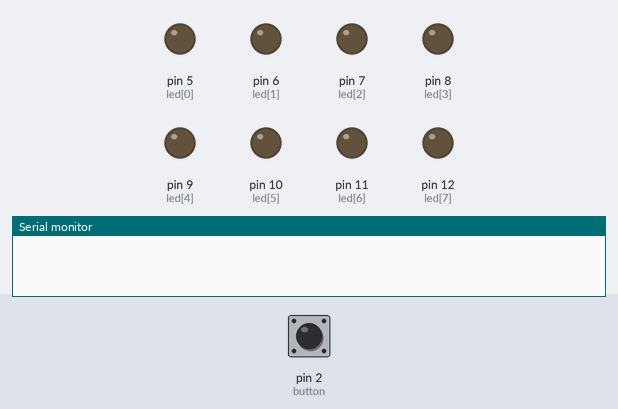
Simulated run of this sketch. Board: Arduino Uno, built with avr-gcc and run on an emulated ATmega328P. Parts: output pins drawn as LEDs (lit = HIGH), the last lines printed to the serial monitor. Dashed ring = blinking. The inputs (shaded band) are chosen by the test bench; at power-on: pin 2 (button) LOW.

Above: at 1.2 s.
1.3 s: pin 2 (button) pulled HIGH for 0.15 s
At 2.05 s:
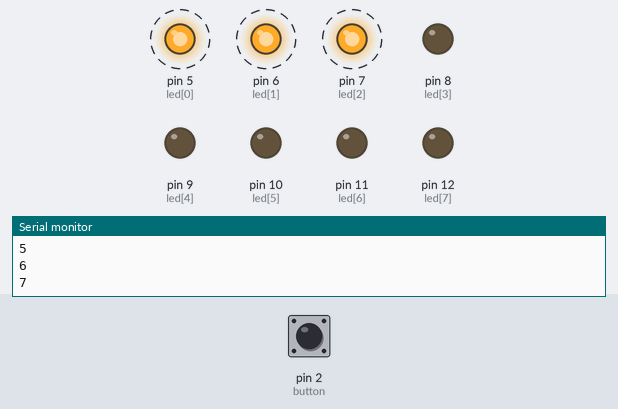
4.3 s: pin 2 (button) pulled HIGH for 1 s
At 4.3 s:
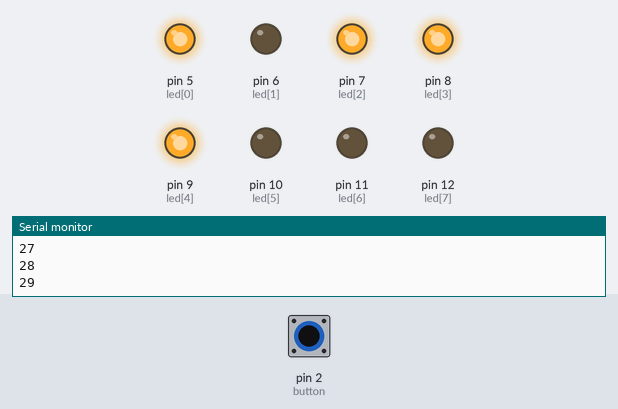
6.8 s: pin 2 (button) pulled HIGH for 0.15 s
At 8.55 s:
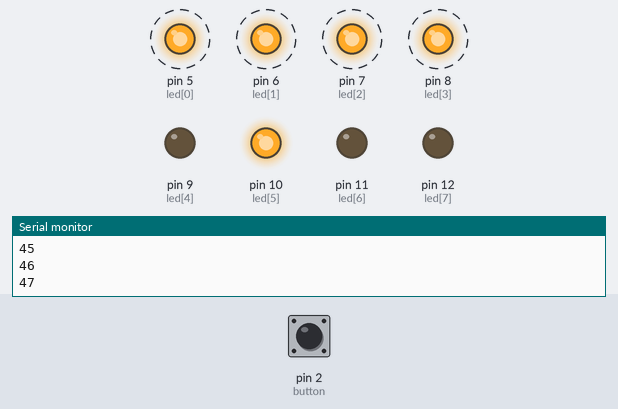
9.8 s: pin 2 (button) pulled HIGH for 3.2 s
At 9.8 s:
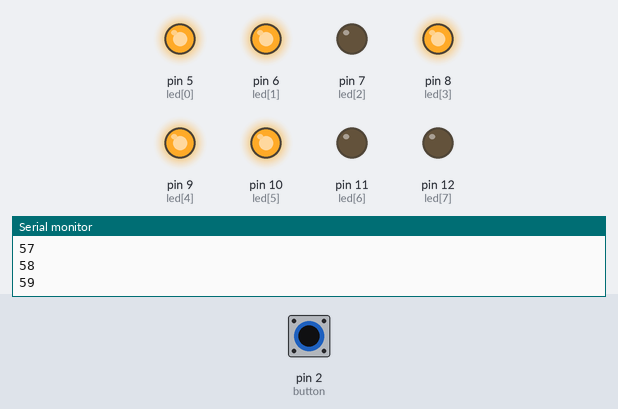
14.5 s: pin 2 (button) pulled HIGH for 0.15 s
At 16.45 s:
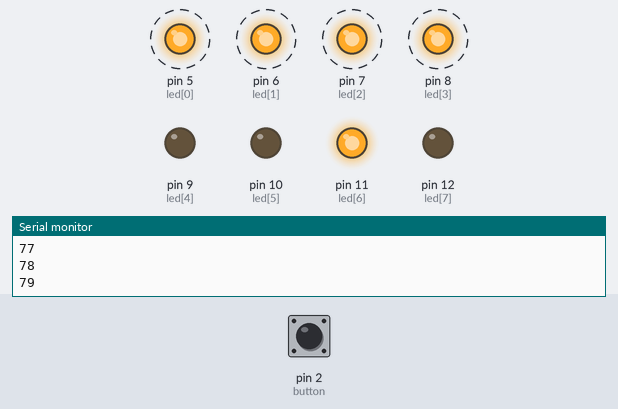
Timing chart, 0 to 29.1 s (numbered marks = the images above; inputs shaded):
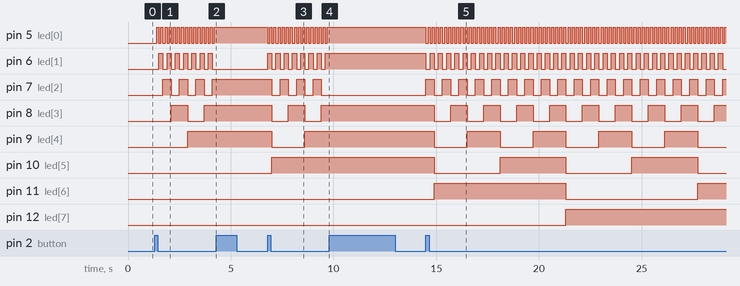

The sketch:

Exercise2_2.ino
```cpp
int led[] = {5,6,7,8,9,10,11,12};
int button = 2;
long strt, stp;
int i;
int k =0;//iterator
int wait = 50;

int state = LOW;
int reading;
int previous = HIGH;

long time = 0;
long debounce = 200;

void setup() {
  Serial.begin(9600);
  {
  for(i=0; i<8; i++){
    pinMode(led[i],OUTPUT);
  }
  pinMode(button, INPUT);
}
}

void loop() {
  //strt = millis();
  reading = digitalRead(button);
  if(reading == HIGH && previous == LOW && (millis() - time) > debounce) {
    if(state == HIGH){
      state = LOW;
    }else{
      state = HIGH;
    }
    time = millis();
  }
  if(state == HIGH){
    showBinary(k);
    delay(100);
    k++;
  }
  previous = reading;
  if(k==256){
    stp = millis();
    Serial.print("Time it took to iterate: ");
    Serial.println(stp - strt);
    delay(5000);
    k = 0;
  }
}

void showBinary(int n){
  Serial.println(n);
 for(int j=0; j<8;j++){
   if (n%2){
     digitalWrite(led[j],HIGH);
   }else{
      digitalWrite(led[j],LOW);
   }
    n=n/2;
  }
}
```

Measured:
- after the input at 1.3 s, pin 5 (led[0]): alternates HIGH for 0.10 s and LOW for 0.10 s, starting after 0.10 s; pin 6 (led[1]): alternates HIGH for 0.20 s and LOW for 0.20 s, starting after 0.20 s
- after the input at 4.3 s, pin 5 (led[0]), pin 7 (led[2]): stops changing and stays HIGH; pin 6 (led[1]): stops changing and stays LOW; pin 8 (led[3]), pin 9 (led[4]): stays HIGH (without the input it goes to LOW after 0.21 s); pin 10 (led[5]): stays LOW (without the input it goes to HIGH after 0.21 s)
- after the input at 6.8 s, pin 5 (led[0]): alternates HIGH for 0.10 s and LOW for 0.10 s, starting at once; pin 6 (led[1]): alternates HIGH for 0.20 s and LOW for 0.20 s, starting at once
- after the input at 9.8 s, pin 5 (led[0]), pin 6 (led[1]), pin 8 (led[3]): stops changing and stays HIGH; pin 7 (led[2]): stops changing and stays LOW; pin 9 (led[4]), pin 10 (led[5]): stays HIGH (without the input it goes to LOW after 0.41 s); pin 11 (led[6]): stays LOW (without the input it goes to HIGH after 0.41 s)
- after the input at 14.5 s, pin 5 (led[0]): alternates HIGH for 0.10 s and LOW for 0.10 s, starting at once; pin 6 (led[1]): alternates HIGH for 0.20 s and LOW for 0.20 s, starting at once
